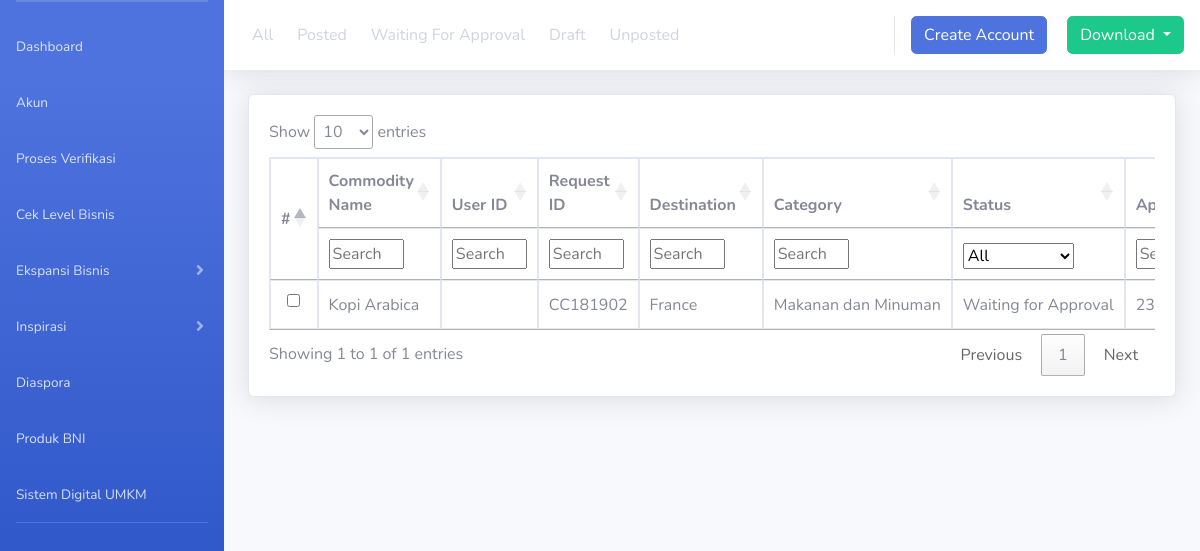
/index.php/ekspansirequest/waiting_for_approval, run on an earlier commit of the app's database.
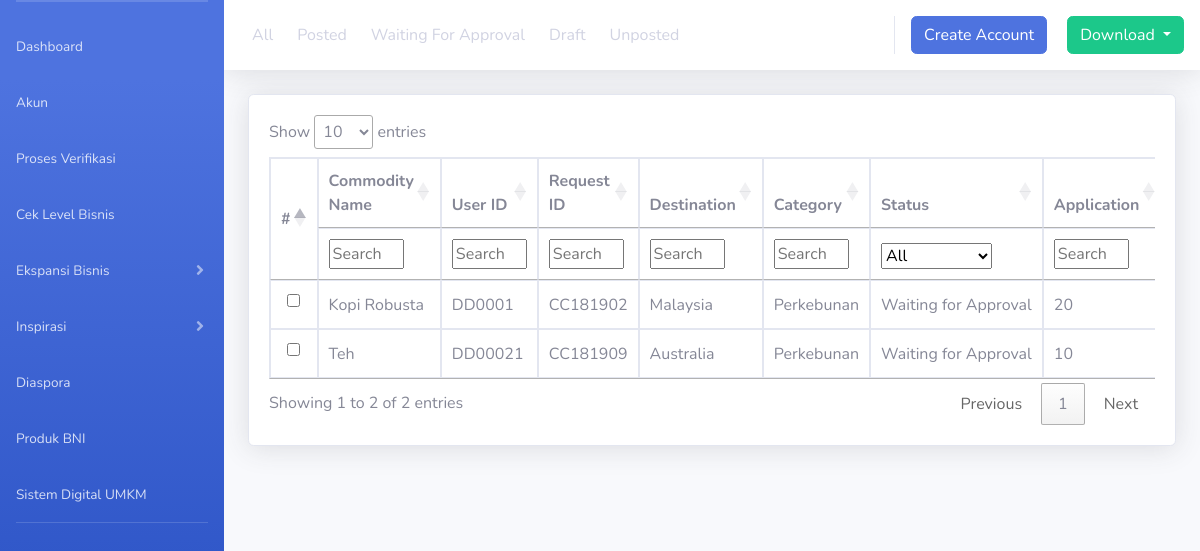
And on a later commit of the database.
### tables this page shows
CREATE TABLE `ekspansi_request` (
  `request_post_id` varchar(100) NOT NULL,
  `comodity_name` varchar(100) NOT NULL,
  `kd_data_diri` varchar(50) NOT NULL,
  `request_id` varchar(50) NOT NULL,
  `destination` varchar(100) NOT NULL,
  `category` varchar(100) NOT NULL,
  `status` varchar(75) NOT NULL,
  `application` int(50) NOT NULL,
  `payment` varchar(100) NOT NULL,
  `create_date` date NOT NULL,
  `qty_komoditas` int(11) NOT NULL,
  `incoterm` varchar(500) NOT NULL,
  `frekuensi` varchar(500) NOT NULL
);

### application/controllers/Ekspansirequest.php (called while the page is built, shortened)
<?php
class ekspansirequest extends CI_Controller
{
    public function __construct()
    {
        $this->load->helper(array('form', 'url'));
        $this->load->model('ekspansirequest_m', 'ekspansirequest');
        $this->load->model('detail_akun_model', 'detail_akun');
    }
    function waiting_for_approval()
    {
        $data = array(
            'title' => 'Form Waiting for approval',
            'header' => 'template/header',
            'menu' => 'template/menu',
            'content' => 'template/content',
            'footer' => 'template/footer',
            'app' => 'ekspansirequest',
            'ekspansirequest' => $this->ekspansirequest->waiting_for_approval(),
        );
        $this->load->view('template/main', $data);
    }
}

### index.php (called while the page is built, shortened)
<?php
require_once BASEPATH.'core/CodeIgniter.php';

### application/models/Ekspansirequest_m.php (called while the page is built, shortened)
<?php defined('BASEPATH') or exit('No direct script access allowed');
class ekspansirequest_m extends CI_ModeL
{
    public function waiting_for_approval()
    {
        $this->db->from('ekspansi_request');
        $this->db->where('status', 'waiting for approval');
        $query = $this->db->get();
        return $query->result();
    }
}

### application/views/ekspansirequest.php (the view, shortened to what this page needs)
<div class="card shadow mb-4">
  <div class="card-body">
    <div class="table-responsive">
      <table class="table table-bordered" id="dataTable" width="100%" cellspacing="0">
        <thead>
          <tr>
            <th rowspan="2" class="align-middle">#</th>
            <th>Commodity Name</th>
            <th>User ID</th>
            <th>Request ID</th>
            <th>Destination</th>
            <th>Category</th>
            <th>Status</th>
            <th>Application</th>
          </tr>
          <tr>
            <th class="searchHeader">Search</th>
            <th class="searchHeader">Search</th>
            <th class="searchHeader">Search</th>
            <th class="searchHeader">Search</th>
            <th class="searchHeader">Search</th>
            <th class="searchHeader">Status</th>
            <th class="searchHeader">Search</th>
          </tr>
        </thead>
        <tbody>
          <?php foreach ($ekspansirequest as $rs) : ?>
            <tr onclick="sData(this)">
              <td style="text-align:right; white-space:nowrap;"><input class="form-check-input" type="checkbox" onclick="csData(this)" value="option1"></td>
              <td style="vertical-align: middle; white-space:nowrap;" onclick="sData(this)"><?= $rs->comodity_name; ?></td>
              <td style="vertical-align: middle; white-space:nowrap;" onclick="sData(this)"><?= $rs->kd_data_diri; ?></td>
              <td style="vertical-align: middle; white-space:nowrap;" onclick="sData(this)"><?= $rs->request_id; ?></td>
              <td style="vertical-align: middle; white-space:nowrap;" onclick="sData(this)"><?= $rs->destination; ?></td>
              <td style="vertical-align: middle; white-space:nowrap;" onclick="sData(this)"><?= $rs->category; ?></td>
              <td style="vertical-align: middle; white-space:nowrap;" onclick="sData(this)"><?= $rs->status; ?></td>
              <td style="vertical-align: middle; white-space:nowrap;" onclick="sData(this)"><?= $rs->application; ?></td>
            </tr>
          <?php endforeach ?>
        </tbody>
      </table>
    </div>
  </div>
</div>

### application/views/template/main.php (shortened to what this page needs)
<!DOCTYPE html>
<html lang="en">
<head>
    <link href="<?= site_url('templates/vendor/fontawesome-free/css/all.min.css'); ?>" rel="stylesheet" type="text/css">
    <link href="<?= site_url('templates/css/sb-admin-2.min.css'); ?>" rel="stylesheet">
    <link href="<?= site_url('templates/css/style.css'); ?>" rel="stylesheet">
    <link href="https://cdn.datatables.net/1.11.5/css/jquery.dataTables.min.css" rel="stylesheet">
    <link href="https://cdn.datatables.net/buttons/2.2.2/css/buttons.dataTables.min.css" rel="stylesheet">
    <link href="https://cdn.datatables.net/select/1.3.4/css/select.dataTables.min.css" rel="stylesheet">
</head>
<body id="page-top">
    <div>
        <?php
        $this->load->view($header);
        ?>
    </div>
</body>
</html>

### application/views/template/header.php
<div>
    <?php
    $this->load->view($menu);
    ?>
</div>

### application/views/template/menu.php (shortened to what this page needs)
<?php
$url = $this->uri->segment(1);
$akun = $url == "akun" ? "menuActive" : "";
$proses_verifikasi = $url == "proses_verifikasi" ? "menuActive" : "";
$ceklevelbisnis = $url == "ceklevelbisnis" ? "menuActive" : "";
$ekspansirequest = $url == "ekspansirequest" ? "menuActive" : "";
$urll = $this->uri->segment(2);
$all = $urll == "" ? "tabActive" : "";
$posted = $urll == "posted" ? "tabActive" : "";
$waiting_for_approval = $urll == "waiting_forapproval" ? "tabActive" : "";
$draft = $urll == "draft" ? "tabActive" : "";
$unposted = $urll == "unposted" ? "tabActive" : "";
?>
<div id="wrapper">
    <ul class="navbar-nav bg-gradient-primary sidebar sidebar-dark accordion" id="accordionSidebar">
        <li class="nav-item">
            <a class="nav-link" href="<?= site_url('#'); ?>">
                <span>Dashboard</span></a>
        </li>
        <li class="nav-item">
            <a class="nav-link <?= $akun ?>" href="<?= site_url('akun'); ?>">
                <span>Akun</span></a>
        </li>
        <li class="nav-item">
            <a class="nav-link <?= $proses_verifikasi ?>" href="<?= site_url('proses_verifikasi'); ?>">
                <span>Proses Verifikasi</span></a>
        </li>
        <li class="nav-item">
            <a class="nav-link <?= $ceklevelbisnis ?>" href="<?= site_url('ceklevelbisnis'); ?>">
                <span>Cek Level Bisnis</span></a>
        </li>
        <li class="nav-item">
            <a class="nav-link collapsed" href="#" data-toggle="collapse" data-target="#collapseTwo" aria-expanded="true" aria-controls="collapseTwo">
                <span>Ekspansi Bisnis</span>
            </a>
        </li>
        <li class="nav-item">
            <a class="nav-link collapsed" href="#" data-toggle="collapse" data-target="#collapseUtilities" aria-expanded="true" aria-controls="collapseUtilities">
                <span>Inspirasi</span>
            </a>
        </li>
        <li class="nav-item">
            <a class="nav-link" href="<?= site_url('#'); ?>">
                <span>Diaspora</span></a>
        </li>
        <li class="nav-item">
            <a class="nav-link" href="<?= site_url('#'); ?>">
                <span>Produk BNI</span></a>
        </li>
        <li class="nav-item">
            <a class="nav-link" href="<?= site_url('#'); ?>">
                <span>Sistem Digital UMKM</span></a>
        </li>
        <hr class="sidebar-divider d-none d-md-block">
    </ul>
    <div id="content-wrapper" class="d-flex flex-column">
        <div id="content">
        <nav class="navbar navbar-expand navbar-light bg-white topbar mb-4 static-top shadow">
                    <?php if ($url == "ekspansirequest") { ?>
                        <ul class="navbar-nav mr-auto">
                            <li class="nav-item">
                                <a class="nav-link <?= $all; ?>" href="<?= site_url('ekspansirequest'); ?>">All</a>
                            </li>
                            <li class="nav-item">
                                <a class="nav-link <?= $posted; ?>" href="<?= site_url('ekspansirequest/posted'); ?>">Posted</a>
                            </li>
                            <li class="nav-item">
                                <a class="nav-link <?= $waiting_for_approval; ?>" href="<?= site_url('ekspansirequest/waiting_for_approval'); ?>">Waiting For Approval</a>
                            </li>
                            <li class="nav-item">
                                <a class="nav-link <?= $draft; ?>" href="<?= site_url('ekspansirequest/draft'); ?>">Draft</a>
                            </li>
                            <li class="nav-item">
                                <a class="nav-link <?= $unposted; ?>" href="<?= site_url('ekspansirequest/unposted'); ?>">Unposted</a>
                            </li>
                        </ul>
                    <?php } ?>
                <ul class="navbar-nav ml-auto">
                    <div style="padding-right: 20px;">
                        <a href="<?= site_url('akun/create_akun') ?>"><button type="submit" class="btn btn-primary">Create Account</button></a>
                    </div>
                    <div class="dropdown">
                        <button class="btn btn-success dropdown-toggle" type="button" id="dropdownMenu2" data-toggle="dropdown" aria-expanded="false">
                            Download
                        </button>
                    </div>
                </ul>
            </nav>
            <div class="container-fluid">
                <div>
                    <?php
                    $this->load->view($content);
                    ?>
                </div>
            </div>
        </div>
    </div>
</div>

### application/views/template/content.php
<div>
    <?php
    $this->load->view($app);
    ?>
</div>

What changed in the data, as far as the page shows it:
no longer on this page (row edited): ekspansi_request: comodity_name "Kopi Arabica", request "CC181902", destination "France", category "Makanan dan Minuman", status "Waiting for Approval", application "23"
added ekspansi_request: comodity_name "Kopi Robusta", kd_data_diri "DD0001", request "CC181902", destination "Malaysia", category "Perkebunan", status "Waiting for Approval", application "20"
added ekspansi_request: comodity_name "Teh", kd_data_diri "DD00021", request "CC181909", destination "Australia", category "Perkebunan", status "Waiting for Approval", application "10"
Also different on the page:
text written by a page script: "Show entries Showing 1 to 1 of 1 entries Previous 1 Next" → "Show entries Showing 1 to 2 of 2 entries Previous 1 Next"
